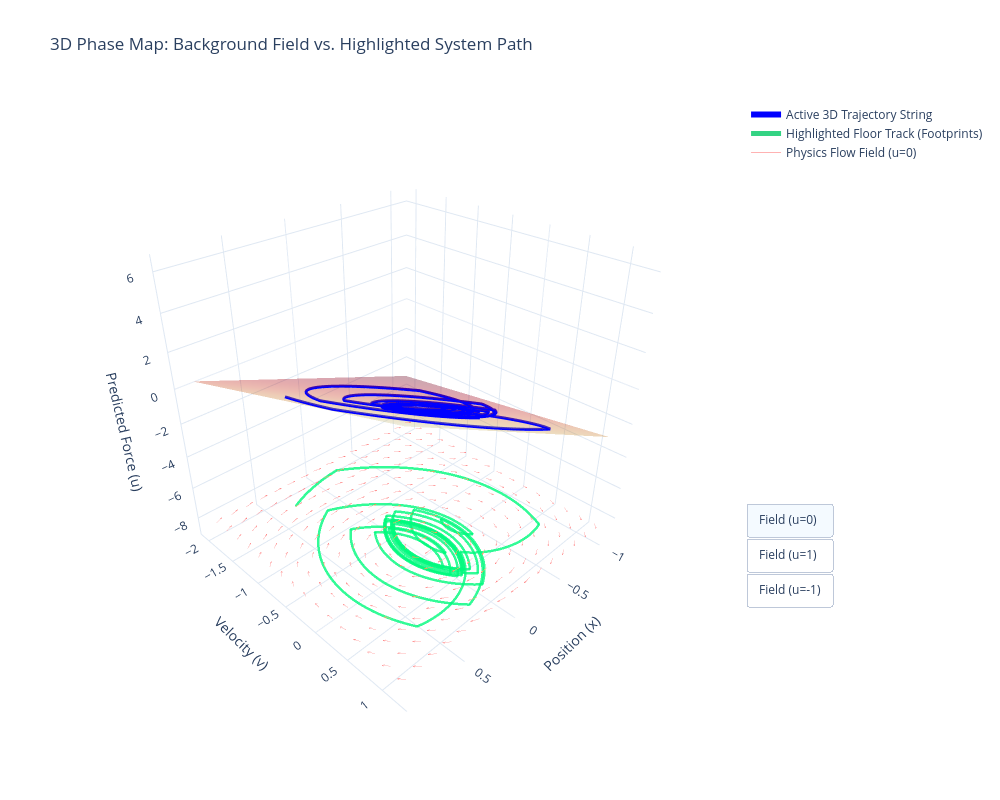

This figure's notebook cell:
### Code cell
# Transient
w1, w2 = ridge_model.coef_[0], ridge_model.coef_[1]
b = ridge_model.intercept_

start, end = 0, 3000
x_3d = x[start + tau_steps : end]
v_3d = v[start + tau_steps : end]
u_pred_3d = w1 * x_3d + w2 * v_3d + b


# Grid
x_range = np.linspace(x_3d.min() - 0.2, x_3d.max() + 0.2, 16)
v_range = np.linspace(v_3d.min() - 0.2, v_3d.max() + 0.2, 16)
X_grid, V_grid = np.meshgrid(x_range, v_range)


# Plane
U_plane = w1 * X_grid + w2 * V_grid + b

# Floor for green actual path and arrows
z_floor_val = U_plane.min() + 0.3
z_floor = np.full_like(u_pred_3d, z_floor_val)

# Vector
button_u_vals = [0, 1, -1]
arrow_traces = []
arrow_scale = 0.07
for i, u_val in enumerate(button_u_vals):
    dX_dt_grid = V_grid
    dV_dt_grid = (-mu / m) * V_grid - (k / m) * X_grid + u_val / m

    # Norm it
    grid_norm = np.sqrt(dX_dt_grid**2 + dV_dt_grid**2)
    grid_norm[grid_norm == 0] = 1.0
    dX_grid_static = (dX_dt_grid / grid_norm) * arrow_scale
    dV_grid_static = (dV_dt_grid / grid_norm) * arrow_scale

    temp_quiver = ff.create_quiver(
        X_grid, V_grid, dX_grid_static, dV_grid_static, scale=1, arrow_scale=0.3
    )
    temp_trace = temp_quiver.data[0]
    z_quiver_3d = [z_floor_val if val is not None else None for val in temp_trace.x]

    arrow_traces.append(
        go.Scatter3d(
            x=temp_trace.x,
            y=temp_trace.y,
            z=z_quiver_3d,
            mode="lines",
            line=dict(color="rgba(255, 0, 0, 0.3)", width=1),
            name=f"Physics Flow Field (u={u_val})",
            visible=i == 0,
        )
    )

fig = go.Figure()

# Surface
fig.add_trace(
    go.Surface(
        x=X_grid,
        y=V_grid,
        z=U_plane,
        colorscale="YlOrRd",
        opacity=0.35,
        showscale=False,
        name="Linear Regression Plane",
    )
)

# Blue Traj on prediction
fig.add_trace(
    go.Scatter3d(
        x=x_3d,
        y=v_3d,
        z=u_pred_3d,
        mode="lines",
        line=dict(color="blue", width=6),
        name="Active 3D Trajectory String",
    )
)

# Path taken
fig.add_trace(
    go.Scatter3d(
        x=x_3d,
        y=v_3d,
        z=z_floor,
        mode="lines",
        line=dict(color="rgba(0, 200, 100, 0.8)", width=5),
        name="Highlighted Floor Track (Footprints)",
    )
)

# Arrows
for trace in arrow_traces:
    fig.add_trace(trace)


buttons = []
# Basically the first 3 trace are always on
base_visibility = [True, True, True]
for i, u_val in enumerate(button_u_vals):
    # All traces are false except the one for the current u_val
    arrow_visibility = [False] * len(button_u_vals)
    arrow_visibility[i] = True

    buttons.append(
        dict(
            label=f"Field (u={u_val})",
            method="update",
            args=[{"visible": base_visibility + arrow_visibility}],
        )
    )

fig.update_layout(
    title="3D Phase Map: Background Field vs. Highlighted System Path",
    scene=dict(
        xaxis_title="Position (x)",
        yaxis_title="Velocity (v)",
        zaxis_title="Predicted Force (u)",
        camera=dict(eye=dict(x=1.4, y=1.4, z=1.2)),
    ),
    template="plotly_white",
    width=1000,
    height=800,
    updatemenus=[
        dict(
            type="buttons",
            direction="down",
            x=1.02,
            y=0.35,
            xanchor="left",
            yanchor="top",
            showactive=True,
            buttons=buttons,
        )
    ],
)

fig.show()

### Figure 1 — Plotly figure (JSON) as saved in the notebook; plotly's stock layout.template omitted (floating-point values rounded to 4 significant figures; data arrays with more than 128 entries replaced by an {"elided": "..."} marker saying what was removed)
{"data": [{"colorscale": [[0, "rgb(255,255,204)"], [0.125, "rgb(255,237,160)"], [0.25, "rgb(254,217,118)"], [0.375, "rgb(254,178,76)"], [0.5, "rgb(253,141,60)"], [0.625, "rgb(252,78,42)"], [0.75, "rgb(227,26,28)"], [0.875, "rgb(189,0,38)"], [1, "rgb(128,0,38)"]], "name": "Linear Regression Plane", "opacity": 0.35, "showscale": false, "type": "surface", "x": {"elided": "16x16 float values"}, "y": {"elided": "16x16 float values"}, "z": {"elided": "16x16 float values"}}, {"line": {"color": "blue", "width": 6}, "mode": "lines", "name": "Active 3D Trajectory String", "type": "scatter3d", "x": {"elided": "2930 float values"}, "y": {"elided": "2930 float values"}, "z": {"elided": "2930 float values"}}, {"line": {"color": "rgba(0, 200, 100, 0.8)", "width": 5}, "mode": "lines", "name": "Highlighted Floor Track (Footprints)", "type": "scatter3d", "x": {"elided": "2930 float values"}, "y": {"elided": "2930 float values"}, "z": {"elided": "2930 float values"}}, {"line": {"color": "rgba(255, 0, 0, 0.3)", "width": 1}, "mode": "lines", "name": "Physics Flow Field (u=0)", "type": "scatter3d", "visible": true, "x": {"elided": "1792 float values"}, "y": {"elided": "1792 float values"}, "z": {"elided": "1792 float values"}}, {"line": {"color": "rgba(255, 0, 0, 0.3)", "width": 1}, "mode": "lines", "name": "Physics Flow Field (u=1)", "type": "scatter3d", "visible": false, "x": {"elided": "1792 float values"}, "y": {"elided": "1792 float values"}, "z": {"elided": "1792 float values"}}, {"line": {"color": "rgba(255, 0, 0, 0.3)", "width": 1}, "mode": "lines", "name": "Physics Flow Field (u=-1)", "type": "scatter3d", "visible": false, "x": {"elided": "1792 float values"}, "y": {"elided": "1792 float values"}, "z": {"elided": "1792 float values"}}], "layout": {"height": 800, "scene": {"camera": {"eye": {"x": 1.4, "y": 1.4, "z": 1.2}}, "xaxis": {"title": {"text": "Position (x)"}}, "yaxis": {"title": {"text": "Velocity (v)"}}, "zaxis": {"title": {"text": "Predicted Force (u)"}}}, "title": {"text": "3D Phase Map: Background Field vs. Highlighted System Path"}, "updatemenus": [{"buttons": [{"args": [{"visible": [true, true, true, true, false, false]}], "label": "Field (u=0)", "method": "update"}, {"args": [{"visible": [true, true, true, false, true, false]}], "label": "Field (u=1)", "method": "update"}, {"args": [{"visible": [true, true, true, false, false, true]}], "label": "Field (u=-1)", "method": "update"}], "direction": "down", "showactive": true, "type": "buttons", "x": 1.02, "xanchor": "left", "y": 0.35, "yanchor": "top"}], "width": 1000}}
